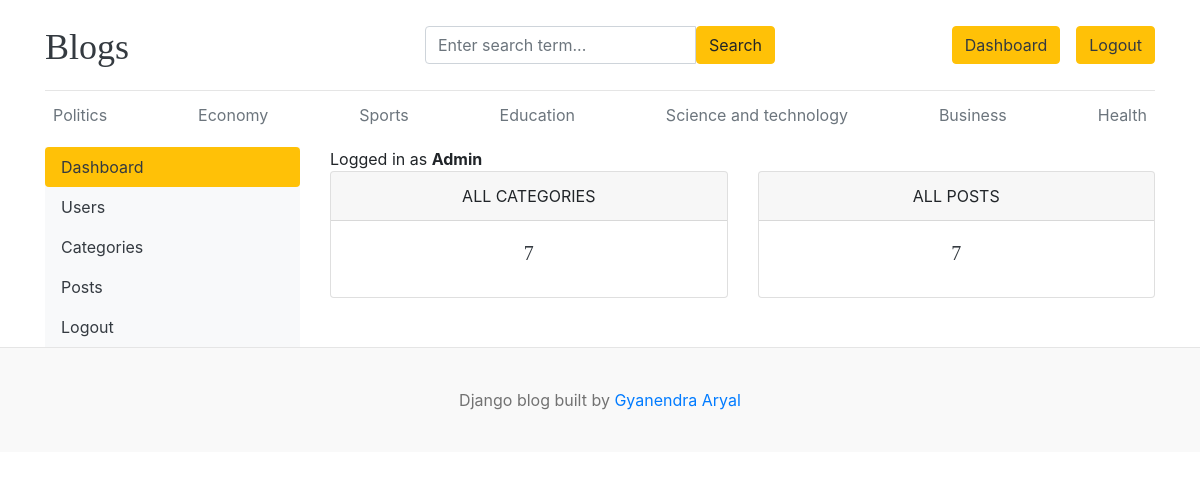
The page /dashboard/ (signed in) on the database its author committed.
### blogs/models.py (models this page shows)
class Category(models.Model):
    id = models.BigAutoField(primary_key=True)
    category_name = models.CharField(max_length=100, unique=True)
    created_at = models.DateTimeField(auto_now_add=True)
    updated_at = models.DateTimeField(auto_now=True)
    class Meta:
        verbose_name_plural = "categories"
    def __str__(self):
        return self.category_name

### dashboards/views.py (the view)
# urls.py: path("dashboard/", include("dashboards.urls"))
@login_required(login_url="login")
def dashboard(request):
    category_count = Category.objects.all().count()
    blogs_count = Blog.objects.all().count()
    context = {"category_count": category_count, "blogs_count": blogs_count}
    return render(request, "dashboard/dashboard.html", context)

### blogs/context_processors.py (called while the page is built)
def get_categories(request):
    categories = Category.objects.all()
    return dict(categories=categories)

def get_social_links(request):
    social_links = SocialLink.objects.all()
    return dict(social_links=social_links)

### templates/dashboard/dashboard.html (shortened to what this page needs)
{% extends "base.html" %}
{% block content %}
<div class="row">
  {% include "dashboard/sidebar.html" %} {% comment %} Right sidebar {% endcomment %}
  <div class="col-md-9">
    <span>Logged in as <b class="text-capitalize">{{user}}</b></span>
    <div class="row">
      <div class="col">
        <div class="card border-default mb-3">
          <div class="card-header text-center text-uppercase font-wight-bold">
            All Categories
          </div>
          <div class="card-body text-dark">
            <h5 class="card-title text-center">{{category_count}}</h5>
          </div>
        </div>
      </div>
      <div class="col">
        <div class="card border-default mb-3">
          <div class="card-header text-center text-uppercase font-wight-bold">
            All Posts
          </div>
          <div class="card-body text-dark">
            <h5 class="card-title text-center">{{blogs_count}}</h5>
          </div>
        </div>
      </div>
    </div>
  </div>
</div>
{% endblock content %}

### templates/base.html (shortened to what this page needs)
{%load static%}
<!DOCTYPE html>
<html lang="en">
<head>
    <link href="https://getbootstrap.com/docs/4.0/dist/css/bootstrap.min.css" rel="stylesheet">
    <link href="{% static 'css/blog.css'%}" rel="stylesheet">
    <link rel="stylesheet" href="https://cdnjs.cloudflare.com/ajax/libs/font-awesome/4.7.0/css/font-awesome.min.css">
  </head>
<body>
    <div class="container">
      <header class="blog-header py-3">
        <div class="row flex-nowrap justify-content-between align-items-center">
          <div class="col-4 pt-1">
            <a class="blog-header-logo text-dark" href="/">Blogs</a>
          </div>
          <div class = "col-4">
            <form action="{% url "search" %}" method="GET">
                <div class="input-group">
                    <input class="form-control" name="keyword" value="{{ keyword }}" type="text" placeholder="Enter search term...">
                    <button type="submit" class="btn btn-warning " id="button-search">Search</button>
                </div>
            </form>
          </div>
          <div class="col-4 d-flex justify-content-end align-items-center">
            {% if not user.is_authenticated %}
            <a class="btn btn-sm btn-warning" href="{% url "login"%}">Log In</a> &nbsp;
            <a class="btn btn-sm btn-outline-secondary" href="{% url 'register'%}">Register</a>
            {% else %}
            <button class="btn btn-warning"><a class="text-dark" href="{% url "dashboard"%}">Dashboard</a></button >
            <button class="btn btn-warning"><a class="text-dark" href="{% url "logout"%}">Logout</a></button >
            {% endif %}
          </div>
        </div>
      </header>
      <div class="nav-scroller py-1 mb-2">
        <nav class="nav d-flex justify-content-between">
            {% for cat in categories%}
          <a class="p-2 text-muted" href="{% url 'posts_by_category' cat.id %} ">{{cat}}</a>
          {% endfor %}
        </nav>
      </div>
{% block content %}
{% endblock content %}
</div>
<footer class="blog-footer">
    <p>Django blog built by <a href="#">Gyanendra Aryal</a></p>
</footer>
</body>
</html>

### blog_main/static/css/blog.css (style rules this page uses)
.blog-header { border-bottom: 1px solid #e5e5e5; }
.blog-header-logo { font-family: "Playfair Display", Georgia, "Times New Roman", serif; font-size: 2.25rem; }
h1, h2, h3, h4, h5, h6 { font-family: "Playfair Display", Georgia, "Times New Roman", serif; }
.blog-footer { padding: 2.5rem 0; color: #727272; text-align: center; background-color: #f9f9f9; border-top: .05rem solid #e5e5e5; }
.blog-footer p:last-child { margin-bottom: 0; }

### rows shown on the page
Category: category_name "Politics"
Category: category_name "Economy"
Category: category_name "Sports"
Category: category_name "Education"
Category: category_name "Science and technology"
Category: category_name "Business"
Category: category_name "Health"

### other values the page prints
{{ user }} "Admin"
{{ category_count }} "7"
{{ blogs_count }} "7"
